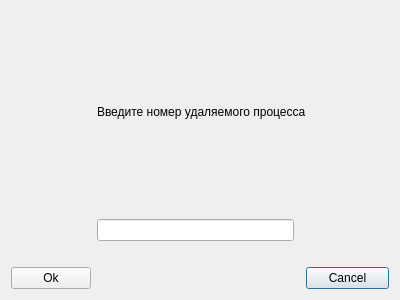
<?xml version="1.0" encoding="UTF-8"?>
<ui version="4.0">
 <class>Dialog</class>
 <widget class="QDialog" name="Dialog">
  <property name="geometry">
   <rect>
    <x>0</x>
    <y>0</y>
    <width>400</width>
    <height>300</height>
   </rect>
  </property>
  <property name="windowTitle">
   <string>Dialog</string>
  </property>
  <layout class="QGridLayout" name="gridLayout">
   <item row="3" column="1">
    <spacer name="horizontalSpacer_5">
     <property name="orientation">
      <enum>Qt::Horizontal</enum>
     </property>
     <property name="sizeHint" stdset="0">
      <size>
       <width>173</width>
       <height>20</height>
      </size>
     </property>
    </spacer>
   </item>
   <item row="3" column="3" colspan="2">
    <widget class="QPushButton" name="pushButton">
     <property name="text">
      <string>Cancel</string>
     </property>
    </widget>
   </item>
   <item row="0" column="0">
    <spacer name="horizontalSpacer_3">
     <property name="orientation">
      <enum>Qt::Horizontal</enum>
     </property>
     <property name="sizeHint" stdset="0">
      <size>
       <width>88</width>
       <height>20</height>
      </size>
     </property>
    </spacer>
   </item>
   <item row="0" column="1" colspan="3">
    <widget class="QLabel" name="label">
     <property name="text">
      <string>Введите номер удаляемого процесса</string>
     </property>
    </widget>
   </item>
   <item row="0" column="4">
    <spacer name="horizontalSpacer_4">
     <property name="orientation">
      <enum>Qt::Horizontal</enum>
     </property>
     <property name="sizeHint" stdset="0">
      <size>
       <width>88</width>
       <height>20</height>
      </size>
     </property>
    </spacer>
   </item>
   <item row="1" column="1">
    <widget class="QLineEdit" name="lineEdit"/>
   </item>
   <item row="2" column="3" colspan="2">
    <spacer name="horizontalSpacer_2">
     <property name="orientation">
      <enum>Qt::Horizontal</enum>
     </property>
     <property name="sizeHint" stdset="0">
      <size>
       <width>94</width>
       <height>20</height>
      </size>
     </property>
    </spacer>
   </item>
   <item row="3" column="0">
    <widget class="QPushButton" name="pushButton_2">
     <property name="text">
      <string>Ok</string>
     </property>
    </widget>
   </item>
  </layout>
 </widget>
 <resources/>
 <connections>
  <connection>
   <sender>pushButton</sender>
   <signal>clicked()</signal>
   <receiver>Dialog</receiver>
   <slot>close()</slot>
   <hints>
    <hint type="sourcelabel">
     <x>358</x>
     <y>276</y>
    </hint>
    <hint type="destinationlabel">
     <x>263</x>
     <y>255</y>
    </hint>
   </hints>
  </connection>
 </connections>
</ui>
